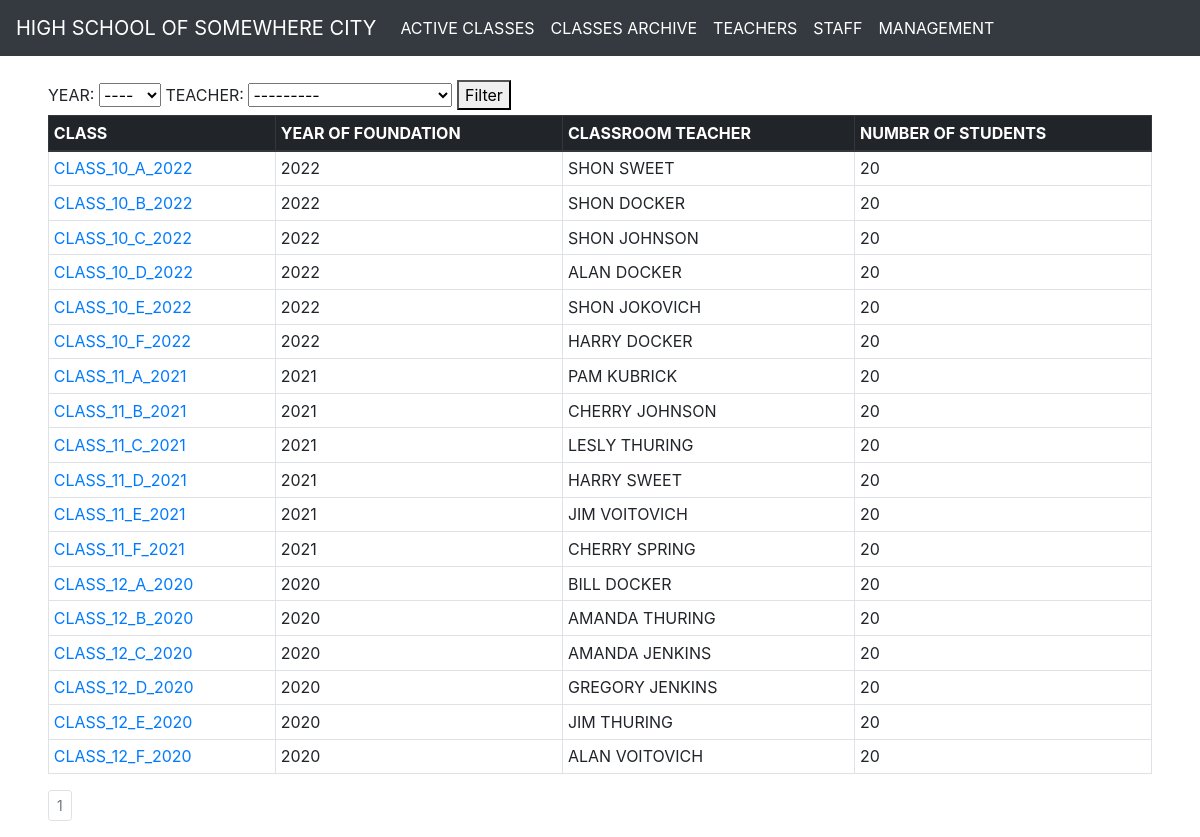
Page /classes/active/ on the committed database.
### apps/main/models.py (models this page shows, shortened)
class Class(models.Model):
    class_name = models.CharField(primary_key=True, max_length=20, validators=[MinLengthValidator(14)])
    year_of_foundation = models.CharField(max_length=4, validators=[MinLengthValidator(4)])
    is_active = models.BooleanField(default=True)
    classroom_teacher = models.ForeignKey("Teacher", on_delete=models.DO_NOTHING)
    students = models.ManyToManyField("Student", related_name="class_student_set", through=ClassStudent)
    subjects = models.ManyToManyField("Subject", related_name="class_subject_set", through=ClassSubject)
    def get_absolute_url(self):
        return reverse(viewname="student_class", kwargs={"class_name": self.class_name})
    class Meta:
        db_table = "class"
        verbose_name = "Class"
        verbose_name_plural = "Classes"

class PersonsCommonInfo(models.Model):
    first_name = models.CharField(max_length=50)
    last_name = models.CharField(max_length=50)
    date_of_birth = models.DateField(null=True, blank=True)
    is_active = models.BooleanField(default=True)
    comment = models.TextField(null=True, blank=True)
    date_of_create = models.DateTimeField(auto_now_add=True)
    date_of_update = models.DateTimeField(auto_now=True)
    gender = models.ForeignKey("Gender", on_delete=models.DO_NOTHING)
    class Meta:
        abstract = True

class Teacher(PersonsCommonInfo):
    teacher_id = models.BigAutoField(primary_key=True)
    is_classroom = models.BooleanField(null=True, blank=True, default=False)
    phone = models.CharField(null=True, blank=True, max_length=15, validators=[MinLengthValidator(7)])
    subject = models.ForeignKey("Subject", on_delete=models.DO_NOTHING)
    def __str__(self):
        return f"{self.first_name} {self.last_name}"
    class Meta:
        db_table = "teacher"

### apps/main/views.py (the view)
# urls.py: path("classes/active/", ClassList.as_view(), name="classes"),
class ClassList(generic.ListView, utils.GeneralContext):
    queryset = Class.objects.select_related("classroom_teacher")
    template_name = "main/class_list.html"
    context_object_name = "classes"
    paginate_by = 25
    def get_queryset(self):
        is_active = True
        if self.request.path == "/classes/archive/":
            is_active = False
        qs = super().get_queryset().filter(is_active=is_active).only(
            "class_name", "year_of_foundation",
            "classroom_teacher__first_name",
            "classroom_teacher__last_name"
        ).annotate(students_count=models.Count("students"))
        if self.request.GET and not self.request.GET.get("page"):
            kwargs = {item: self.request.GET.get(item) for item in self.request.GET if self.request.GET.get(item)}
            print(kwargs)
            qs = qs.filter(**kwargs)
        return qs
    def get_context_data(self, *args, **kwargs):
        title = "Classes"
        general_context = self.get_general_context()  # contains other context
        main_context = super().get_context_data(*args, **kwargs)
        context = dict(list(general_context.items()) + list(main_context.items()))
        form = FilterForm()
        if self.request.path == "/class/archive/":
            title = "Classes archive"
        context["title"] = title
        context["forms"] = form
        return context

### apps/main/forms.py
class FilterForm(forms.Form):
    gender = forms.ModelChoiceField(queryset=Gender.objects.all(), required=False, label="GENDER")
    subject = forms.ModelChoiceField(queryset=Subject.objects.all(), required=False, label="SUBJECT")
    year_of_foundation = forms.ChoiceField(choices=make_year_fields(SCHOOL_FOUNDATION_YEAR, class_years), required=False)
    classroom_teacher = forms.ModelChoiceField(queryset=Teacher.objects.all(), required=False, label="TEACHER")
    profession = forms.ModelChoiceField(queryset=Profession.objects.all(), required=False, label="PROFESSION")

### apps/main/utils.py (called while the page is built)
    def get_general_context(self, **kwargs):
        context = kwargs
        menu = main_menu.copy()
        context["menu"] = menu
        return context

### apps/main/templates/main/class_list.html (shortened to what this page needs)
{% extends 'main/base.html' %}
{% block content %}
<form method="GET">
    <label>YEAR: </label>
    {{forms.year_of_foundation}}
    <label>TEACHER: </label>
    {{forms.classroom_teacher}}
    <button type="Submit">Filter</button>
</form>
<table class="table table-sm table-bordered">
    <thead class="thead-dark">
        <tr>
            <th scope="col">CLASS</th>
            <th scope="col">YEAR OF FOUNDATION</th>
            <th scope="col">CLASSROOM TEACHER</th>
            <th scope="col">NUMBER OF STUDENTS</th>
        </tr>
    </thead>
    {% for class in classes %}
        <tr>
            <td><a href="{{ class.get_absolute_url }}">{{class.class_name}}</a></td>
            <td>{{class.year_of_foundation}}</td>
            <td>{{class.classroom_teacher.first_name}} {{class.classroom_teacher.last_name}}</td>
            <td>{{class.students_count}}</td>
        </tr>
    {% endfor %}
</table>
<div class="pagination">
    <div class="step-links">
        <ul class="pagination pagination-sm">
            {% for page in page_obj.paginator.page_range %}
                {%if page_obj.number == page%}
                    <li class="page-item disabled"><span class="page-link">{{ page }}</span></li>
                {% elif page >= page_obj.number|add:-2 and page <= page_obj.number|add:2 %}
                    <li class="page-item page-item-dark"><a class="page-link" href="?page={{page}}">{{page}}</a></li>
            {% endif %}
            {% endfor %}
        </ul>
    </div>
</div>
{% endblock content %}

### rows in the picture
Class: class_name "CLASS_10_A_2022", year_of_foundation "2022", classroom_teacher.first_name "SHON", classroom_teacher.last_name "SWEET", students_count "20"
Class: class_name "CLASS_10_B_2022", year_of_foundation "2022", classroom_teacher.first_name "SHON", classroom_teacher.last_name "DOCKER", students_count "20"
Class: class_name "CLASS_10_C_2022", year_of_foundation "2022", classroom_teacher.first_name "SHON", classroom_teacher.last_name "JOHNSON", students_count "20"
Class: class_name "CLASS_10_D_2022", year_of_foundation "2022", classroom_teacher.first_name "ALAN", classroom_teacher.last_name "DOCKER", students_count "20"
Class: class_name "CLASS_10_E_2022", year_of_foundation "2022", classroom_teacher.first_name "SHON", classroom_teacher.last_name "JOKOVICH", students_count "20"
Class: class_name "CLASS_10_F_2022", year_of_foundation "2022", classroom_teacher.first_name "HARRY", classroom_teacher.last_name "DOCKER", students_count "20"
Class: class_name "CLASS_11_A_2021", year_of_foundation "2021", classroom_teacher.first_name "PAM", classroom_teacher.last_name "KUBRICK", students_count "20"
Class: class_name "CLASS_11_B_2021", year_of_foundation "2021", classroom_teacher.first_name "CHERRY", classroom_teacher.last_name "JOHNSON", students_count "20"
Class: class_name "CLASS_11_C_2021", year_of_foundation "2021", classroom_teacher.first_name "LESLY", classroom_teacher.last_name "THURING", students_count "20"
Class: class_name "CLASS_11_D_2021", year_of_foundation "2021", classroom_teacher.first_name "HARRY", classroom_teacher.last_name "SWEET", students_count "20"
Class: class_name "CLASS_11_E_2021", year_of_foundation "2021", classroom_teacher.first_name "JIM", classroom_teacher.last_name "VOITOVICH", students_count "20"
Class: class_name "CLASS_11_F_2021", year_of_foundation "2021", classroom_teacher.first_name "CHERRY", classroom_teacher.last_name "SPRING", students_count "20"
Class: class_name "CLASS_12_A_2020", year_of_foundation "2020", classroom_teacher.first_name "BILL", classroom_teacher.last_name "DOCKER", students_count "20"
Class: class_name "CLASS_12_B_2020", year_of_foundation "2020", classroom_teacher.first_name "AMANDA", classroom_teacher.last_name "THURING", students_count "20"
Class: class_name "CLASS_12_C_2020", year_of_foundation "2020", classroom_teacher.first_name "AMANDA", classroom_teacher.last_name "JENKINS", students_count "20"
Class: class_name "CLASS_12_D_2020", year_of_foundation "2020", classroom_teacher.first_name "GREGORY", classroom_teacher.last_name "JENKINS", students_count "20"
Class: class_name "CLASS_12_E_2020", year_of_foundation "2020", classroom_teacher.first_name "JIM", classroom_teacher.last_name "THURING", students_count "20"
Class: class_name "CLASS_12_F_2020", year_of_foundation "2020", classroom_teacher.first_name "ALAN", classroom_teacher.last_name "VOITOVICH", students_count "20"

### other values in the picture
{{ menu.0 }} "ACTIVE CLASSES"
{{ menu.1 }} "CLASSES ARCHIVE"
{{ menu.2 }} "TEACHERS"
{{ menu.3 }} "STAFF"
{{ menu.4 }} "MANAGEMENT"
{{ page }} "1"
